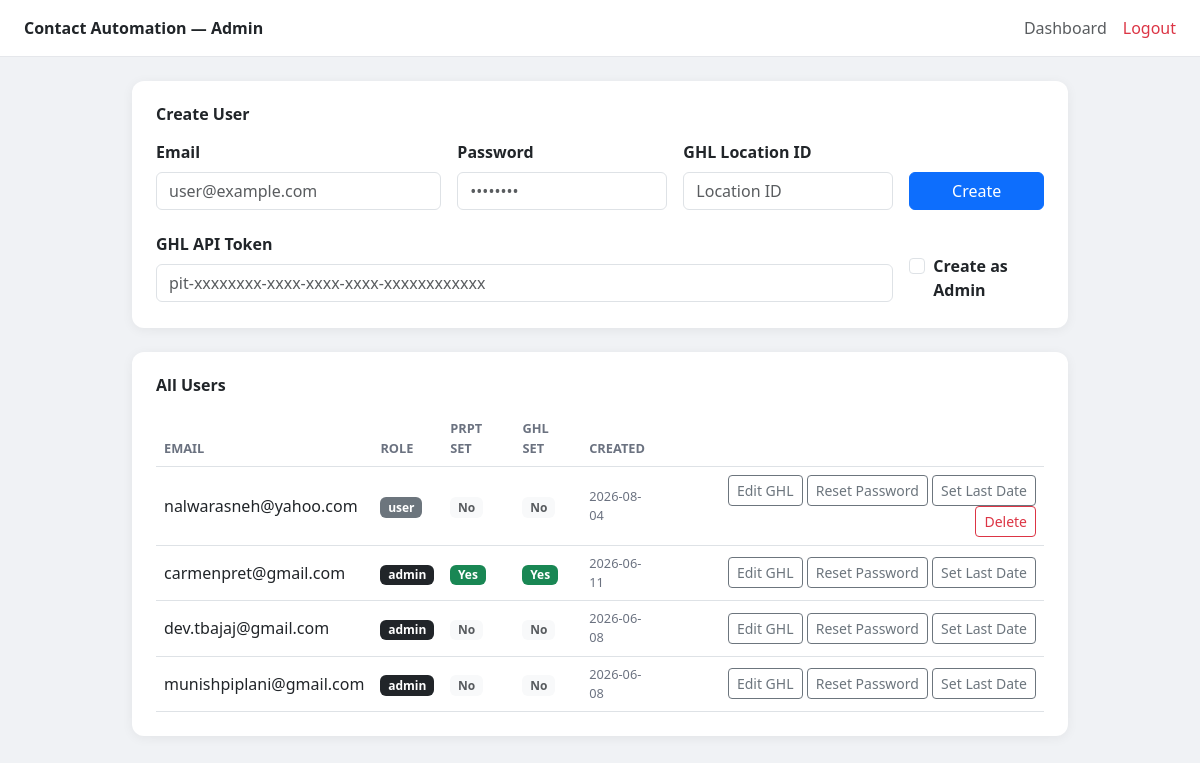
/admin (signed in), run on the app's committed database.
### tables this page shows
CREATE TABLE users (
            id              INTEGER PRIMARY KEY AUTOINCREMENT,
            email           TEXT UNIQUE NOT NULL,
            password_hash   TEXT NOT NULL,
            role            TEXT DEFAULT 'user',
            prpt_username   TEXT DEFAULT '',
            prpt_password   TEXT DEFAULT '',
            prpt_rep_id     TEXT DEFAULT '',
            ghl_api_token   TEXT DEFAULT '',
            ghl_location_id TEXT DEFAULT '',
            created_at      TIMESTAMP DEFAULT CURRENT_TIMESTAMP
        );

### main_server.py (the view)
@app.get("/admin", response_class=HTMLResponse)
def admin_page(request: Request):
    user = require_admin(request)
    if isinstance(user, RedirectResponse):
        return user
    users = get_all_users()
    return templates.TemplateResponse("admin.html", {
        "request": request,
        "users": [dict(u) for u in users],
        "success": None,
        "error": None,
    })

### templates/admin.html (shortened to what this page needs)
<!DOCTYPE html>
<html lang="en">
<head>
  <link href="https://cdn.jsdelivr.net/npm/bootstrap@5.3.0/dist/css/bootstrap.min.css" rel="stylesheet"/>
</head>
<body>
  <nav class="navbar px-4 py-3 mb-4">
    <span class="fw-bold">Contact Automation — Admin</span>
    <div class="ms-auto d-flex gap-3 align-items-center">
      <a href="/dashboard" class="text-decoration-none text-muted">Dashboard</a>
      <a href="/logout" class="text-decoration-none text-danger">Logout</a>
    </div>
  </nav>
  <div class="container" style="max-width: 960px;">
    <div class="card p-4 mb-4">
      <div class="d-flex justify-content-between align-items-center mb-3">
        <h6 class="fw-semibold mb-0">Create User</h6>
      </div>
      <form method="POST" action="/admin/create-user">
        <div class="row g-3">
          <div class="col-md-4">
            <label class="form-label fw-semibold">Email</label>
            <input type="email" name="email" class="form-control" placeholder="user@example.com" required/>
          </div>
          <div class="col-md-3">
            <label class="form-label fw-semibold">Password</label>
            <input type="password" name="password" class="form-control" placeholder="••••••••" required/>
          </div>
          <div class="col-md-3">
            <label class="form-label fw-semibold">GHL Location ID</label>
            <input type="text" name="ghl_location_id" class="form-control" placeholder="Location ID"/>
          </div>
          <div class="col-md-2 d-flex align-items-end">
            <button type="submit" class="btn btn-primary w-100">Create</button>
          </div>
        </div>
        <div class="row g-3 mt-1 align-items-center">
          <div class="col-md-10">
            <label class="form-label fw-semibold">GHL API Token</label>
            <input type="text" name="ghl_api_token" class="form-control" placeholder="pit-xxxxxxxx-xxxx-xxxx-xxxx-xxxxxxxxxxxx"/>
          </div>
          <div class="col-md-2">
            <div class="form-check mt-4">
              <input type="checkbox" name="is_admin" value="on" class="form-check-input" id="isAdminCheck"/>
              <label class="form-check-label fw-semibold" for="isAdminCheck">Create as Admin</label>
            </div>
          </div>
        </div>
      </form>
    </div>
    <div class="card p-4">
      <h6 class="fw-semibold mb-3">All Users</h6>
      <div class="table-responsive">
        <table class="table table-hover align-middle mb-0">
          <thead>
            <tr>
              <th>Email</th>
              <th>Role</th>
              <th>PRPT Set</th>
              <th>GHL Set</th>
              <th>Created</th>
              <th></th>
            </tr>
          </thead>
          <tbody>
            {% for u in users %}
            <tr>
              <td>{{ u.email }}</td>
              <td>
                <span class="badge {% if u.role == 'admin' %}bg-dark{% else %}bg-secondary{% endif %}">
                  {{ u.role }}
                </span>
              </td>
              <td>
                {% if u.prpt_username %}
                  <span class="badge bg-success">Yes</span>
                {% else %}
                  <span class="badge bg-light text-muted">No</span>
                {% endif %}
              </td>
              <td>
                {% if u.ghl_api_token %}
                  <span class="badge bg-success">Yes</span>
                {% else %}
                  <span class="badge bg-light text-muted">No</span>
                {% endif %}
              </td>
              <td style="font-size:0.8rem; color:#6b7280;">{{ u.created_at[:10] }}</td>
              <td class="text-end">
                <button class="btn btn-sm btn-outline-secondary"
                        onclick="openGhlModal({{ u.id }}, '{{ u.ghl_api_token }}', '{{ u.ghl_location_id }}')">
                  Edit GHL
                </button>
                <button class="btn btn-sm btn-outline-secondary"
                        onclick="openResetPwModal({{ u.id }}, '{{ u.email }}')">
                  Reset Password
                </button>
                <button class="btn btn-sm btn-outline-secondary"
                        onclick="openLastDateModal({{ u.id }}, '{{ u.email }}')">
                  Set Last Date
                </button>
                {% if u.role != 'admin' %}
                <form method="POST" action="/admin/delete-user/{{ u.id }}" class="d-inline"
                      onsubmit="return confirm('Delete {{ u.email }}?')">
                  <button type="submit" class="btn btn-sm btn-outline-danger">Delete</button>
                </form>
                {% endif %}
              </td>
            </tr>
            {% endfor %}
          </tbody>
        </table>
      </div>
    </div>
  </div>
</body>
</html>

### templates/admin.html (style rules this page uses)
body { background: #f0f2f5; }
.navbar { background: #fff; border-bottom: 1px solid #e5e7eb; }
.card { border: none; border-radius: 12px; box-shadow: 0 2px 12px rgba(0,0,0,0.06); }
.table th { font-size: 0.8rem; text-transform: uppercase; color: #6b7280; }

### data on the page
users: email "nalwarasneh@yahoo.com", role "user", prpt_username "No", ghl_api_token "No", created_at "2026-08-04"
users: email "carmenpret@gmail.com", role "admin", shows "Yes", created_at "2026-06-11"
users: email "dev.tbajaj@gmail.com", role "admin", prpt_username "No", ghl_api_token "No", created_at "2026-06-08"
users: email "munishpiplani@gmail.com", role "admin", prpt_username "No", ghl_api_token "No", created_at "2026-06-08"
